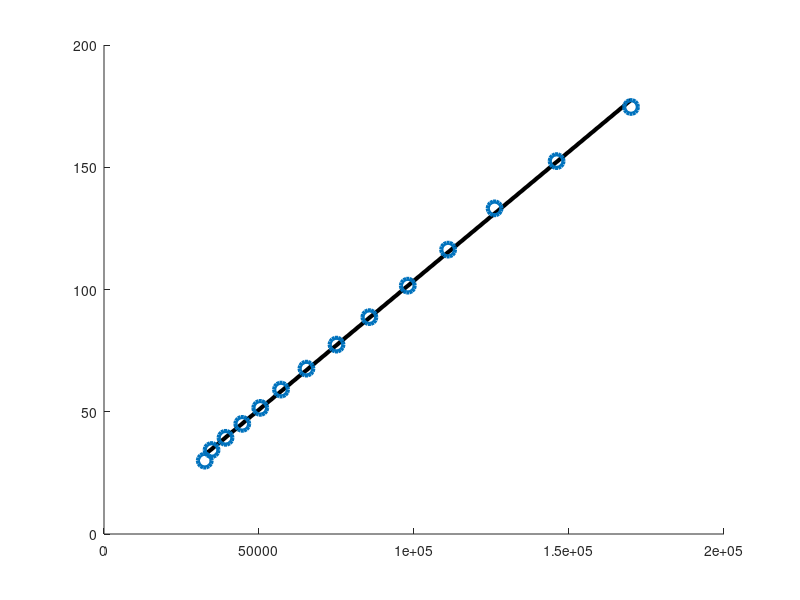

This figure's MATLAB source: (Note: this script raises an error after producing the figure.)
data = csvread('Calibration.csv',1,0);

fit = polyfit(data(:,2),data(:,1), 1);

hold on
plot([data(1,2), data(end,2)], [polyval(fit,data(1,2)),polyval(fit,data(end,2))],'k-','LineWidth',3)
plot(data(:,2),data(:,1),'o','markers',10,'LineWidth',3)

legend(sprintf('Linear Regression \t %fx + %f',[fit(1),fit(2)]),'Data','location','NW')

title('Calibration Curve for Ultrasonic Sensor','fontsize', 30)
xlabel('Time of Flight (Ticks)','fontsize', 24)
ylabel('Distance (cm)','fontsize', 24)
set(gca,'FontSize',20)